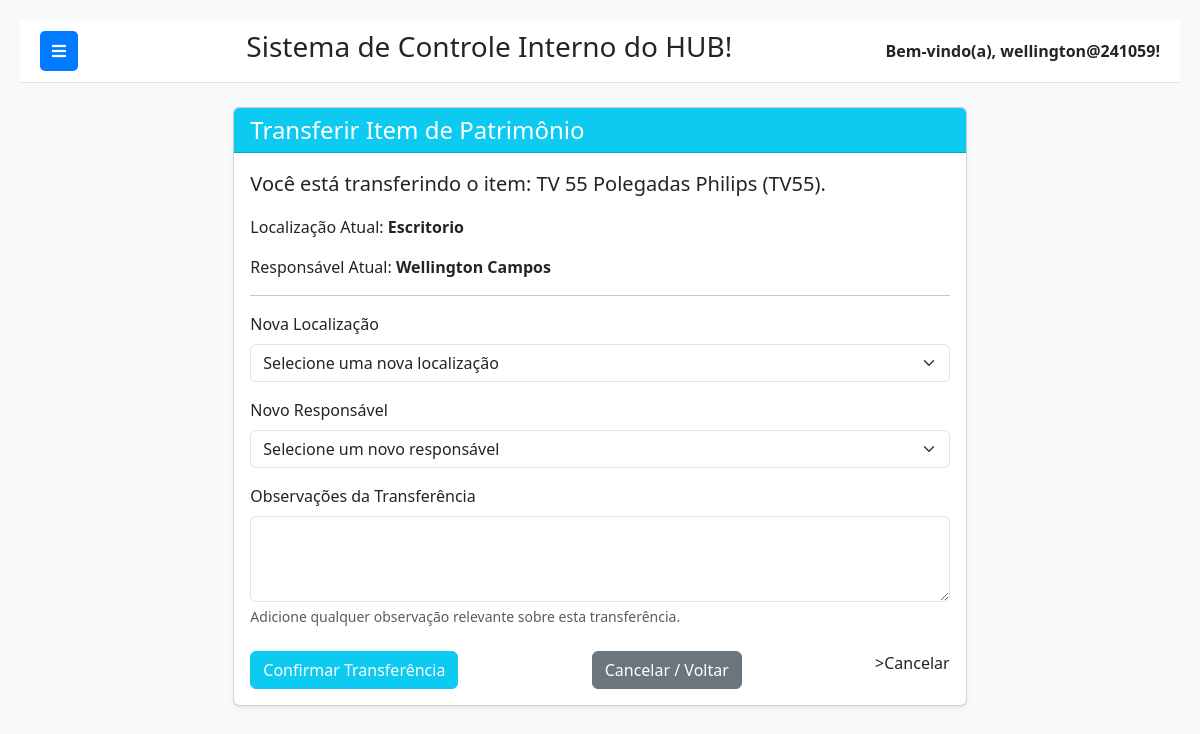
/patrimonio/item/5/transferir/ (signed in), run on the app's committed database.
### patrimonio/models.py (models this page shows, shortened)
class ItemPatrimonio(models.Model):
    STATUS_CHOICES = [
        ('ATIVO', 'Ativo'),
        ('BAIXADO', 'Baixado'),
        ('TRANSFERIDO', 'Transferido'),
    ]
    ESTADO_CONSERVACAO_CHOICES = [
        ('NOVO', 'Novo'),
        ('BOM', 'Bom'),
        ('REGULAR', 'Regular'),
        ('RUIM', 'Ruim'),
        ('SUCATA', 'Sucata'),
    ]
    nome = models.CharField(max_length=200, verbose_name="Nome do Bem Patrimonial")
    codigo_patrimonial = models.CharField(max_length=100, unique=True, verbose_name="Código Patrimonial")
    numero_serie = models.CharField(max_length=100, blank=True, null=True, unique=True, verbose_name="Número de Série (Opcional)")
    descricao = models.TextField(blank=True, null=True, verbose_name="Descrição Detalhada")
    data_aquisicao = models.DateField(verbose_name="Data de Aquisição")
    valor_aquisicao = models.DecimalField(max_digits=12, decimal_places=2, verbose_name="Valor de Aquisição (R$)")
    estado_conservacao = models.CharField(
        max_length=20,
        choices=ESTADO_CONSERVACAO_CHOICES,
        default='BOM',
        verbose_name="Estado de Conservação"
    )
    status = models.CharField(
        max_length=20,
        choices=STATUS_CHOICES,
        default='ATIVO',
        verbose_name="Status do Item"
    )
    data_baixa = models.DateField(null=True, blank=True, verbose_name="Data da Baixa")
    motivo_baixa = models.TextField(null=True, blank=True, verbose_name="Motivo da Baixa")
    categoria = models.ForeignKey(
        CategoriaPatrimonio,
        on_delete=models.SET_NULL,
        null=True,
        blank=True,
        related_name='itens_patrimonio',
        verbose_name="Categoria"
    )
    localizacao = models.ForeignKey(
        LocalizacaoPatrimonio,
        on_delete=models.SET_NULL,
        null=True,
        blank=True,
        related_name='itens_patrimonio',
        verbose_name="Localização Atual"
    )
    responsavel_atual = models.ForeignKey(
        settings.AUTH_USER_MODEL,
        on_delete=models.SET_NULL,
        null=True,
        blank=True,
        related_name='bens_patrimonio_responsavel',
        verbose_name="Responsável Atual"
    )
    usuario_registro = models.ForeignKey(
        settings.AUTH_USER_MODEL,
        on_delete=models.SET_NULL,
        null=True,
        blank=True,
        related_name='itens_registrados',
        verbose_name="Registrado Por"
    )
    data_ultima_atualizacao = models.DateTimeField(auto_now=True, verbose_name="Última Atualização")
    data_registro = models.DateTimeField(auto_now_add=True, verbose_name="Data de Registro no Sistema")
    class Meta:
        verbose_name = "Item de Patrimônio"
        verbose_name_plural = "Itens de Patrimônio"
        ordering = ['nome', 'codigo_patrimonial']

class LocalizacaoPatrimonio(models.Model):
    nome = models.CharField(max_length=100, unique=True, verbose_name="Nome da Localização")
    descricao = models.TextField(blank=True, null=True, verbose_name="Descrição da Localização")
    class Meta:
        verbose_name = "Localização de Patrimônio"
        verbose_name_plural = "Localizações de Patrimônio"
        ordering = ['nome']
    def __str__(self):
        return self.nome

### patrimonio/views.py (the view)
# urls.py: path('item/<int:pk>/transferir/', views.transferir_item_patrimonio, name='transferir_item_patrimonio'),
@login_required
def transferir_item_patrimonio(request, pk):
    item = get_object_or_404(ItemPatrimonio, pk=pk)
    if request.method == 'POST':
        form = TransferenciaPatrimonioForm(request.POST)
        if form.is_valid():
            nova_localizacao = form.cleaned_data.get('nova_localizacao')
            novo_responsavel = form.cleaned_data.get('novo_responsavel')
            motivo_transferencia = form.cleaned_data.get('motivo_transferencia')
            localizacao_anterior = item.localizacao
            responsavel_anterior = item.responsavel_atual
            if nova_localizacao:
                item.localizacao = nova_localizacao
            if novo_responsavel:
                item.responsavel_atual = novo_responsavel
            item.status = 'TRANSFERIDO'
            item.save()
            MovimentacaoPatrimonio.objects.create(
                item=item,
                tipo_movimentacao='TRANSFERENCIA',
                data_movimentacao=timezone.now(),
                localizacao_origem=localizacao_anterior,
                localizacao_destino=nova_localizacao,
                responsavel_origem=responsavel_anterior,
                responsavel_destino=novo_responsavel,
                observacoes=f"Item transferido. Motivo: {motivo_transferencia}",
                usuario_registro=request.user
            )
            messages.success(request, f'Item "{item.nome}" transferido com sucesso.')
            return redirect('patrimonio:listar_itens_patrimonio')
        else:
            messages.error(request, 'Erro ao transferir o item. Verifique os campos.')
    else:
        form = TransferenciaPatrimonioForm(initial={
            'localizacao_atual': item.localizacao,
            'responsavel_atual': item.responsavel_atual
        })
    context = {
        'form': form,
        'item': item,
        'active_page': 'patrimonio',
    }
    return render(request, 'patrimonio/transferir_item_patrimonio.html', context)

### patrimonio/forms.py (shortened to what this page needs)
class TransferenciaPatrimonioForm(forms.Form):
    nova_localizacao = forms.ModelChoiceField(
        queryset=LocalizacaoPatrimonio.objects.all().order_by('nome'),
        empty_label="Selecione uma nova localização",
        label="Nova Localização",
        required=False,
        widget=forms.Select(attrs={'class': 'form-select'})
    )
    novo_responsavel = forms.ModelChoiceField(
        queryset=User.objects.all().order_by('first_name', 'username'),
        empty_label="Selecione um novo responsável",
        label="Novo Responsável",
        required=False,
        widget=forms.Select(attrs={'class': 'form-select'})
    )
    observacoes = forms.CharField(
        label="Observações da Transferência",
        widget=forms.Textarea(attrs={'rows': 3, 'class': 'form-control'}),
        required=False,
        help_text="Adicione qualquer observação relevante sobre esta transferência."
    )

### patrimonio/templates/patrimonio/transferir_item_patrimonio.html (shortened to what this page needs)
{% extends 'base.html' %} {% load crispy_forms_tags %}
{% block content %}
<div class="container mt-4">
    <div class="row justify-content-center">
        <div class="col-md-8">
            <div class="card shadow-sm">
                <div class="card-header bg-info text-white">
                    <h4 class="mb-0">Transferir Item de Patrimônio</h4>
                </div>
                <div class="card-body">
                    <p class="lead">
                        Você está transferindo o item: <strong>{{ item.nome }} ({{ item.codigo_patrimonial }})</strong>.
                    </p>
                    <p>
                        Localização Atual: <strong>{{ item.localizacao.nome|default:"Não definida" }}</strong>
                    </p>
                    <p>
                        Responsável Atual: <strong>{{ item.responsavel_atual.get_full_name|default:item.responsavel_atual.username|default:"Não definido" }}</strong>
                    </p>
                    <hr>
                    <form method="post">
                        {{ form|crispy }}
                        <div class="d-flex justify-content-between mt-4">
                            <button type="submit" class="btn btn-info text-white">Confirmar Transferência</button>
                            <a href="{% url 'patrimonio:listar_itens_patrimonio' %}" class="btn btn-secondary">Cancelar / Voltar</a>
                                >Cancelar</a
                        </div>
                    </form>
                </div>
            </div>
        </div>
    </div>
</div>
{% endblock %}

### templates/base.html (shortened to what this page needs)
{% load static %}
<!DOCTYPE html>
<html lang="pt-br">
<head>
    <link href="https://cdn.jsdelivr.net/npm/bootstrap@5.3.3/dist/css/bootstrap.min.css" rel="stylesheet">
    <link rel="stylesheet" href="https://cdnjs.cloudflare.com/ajax/libs/font-awesome/5.15.4/css/all.min.css" />
</head>
<body>
    <div class="main-content" id="main-content">
        <div class="navbar-top">
            <button class="toggle-btn" id="sidebarToggle">
                <i class="fas fa-bars"></i>
            </button>
            <div class="system-name">
                <h3>Sistema de Controle Interno do HUB!</h3>
            </div>
            <div class="user-info">
                Bem-vindo(a), {{ request.user.username }}!
            </div>
        </div>
        <div class="container-fluid">
            {% block content %}
            {% endblock %}
        </div>
    </div>
</body>
</html>

### templates/base.html (style rules this page uses)
body { display: flex; min-height: 100vh; background-color: #f8f9fa; }
.main-content { flex-grow: 1; padding: 20px; transition: margin-left 0.3s ease-in-out; margin-left: 0; }
.navbar-top { background-color: #ffffff; border-bottom: 1px solid #dee2e6; padding: 10px 20px; display: flex; justify-content: space-between; align-items: center; margin-bottom: 20px; }
.navbar-top .user-info { font-weight: bold; }
.toggle-btn { background-color: #007bff; color: white; border: none; padding: 8px 12px; border-radius: 5px; cursor: pointer; margin-right: 15px; }

### data on the page
ItemPatrimonio: nome "TV 55 Polegadas Philips", codigo_patrimonial "TV55", localizacao.nome "Escritorio", responsavel_atual.get_full_name "Wellington Campos"

### other printed values
{{ request.user.username }} "wellington@241059"
